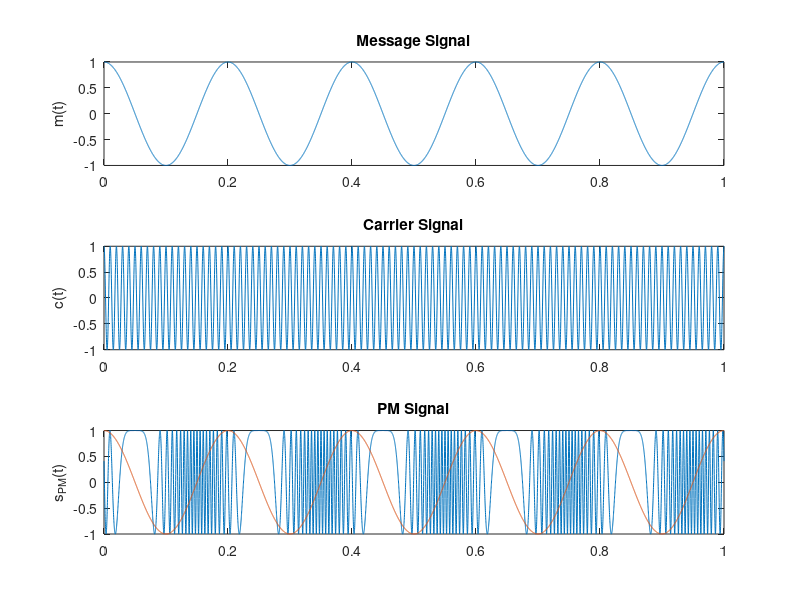
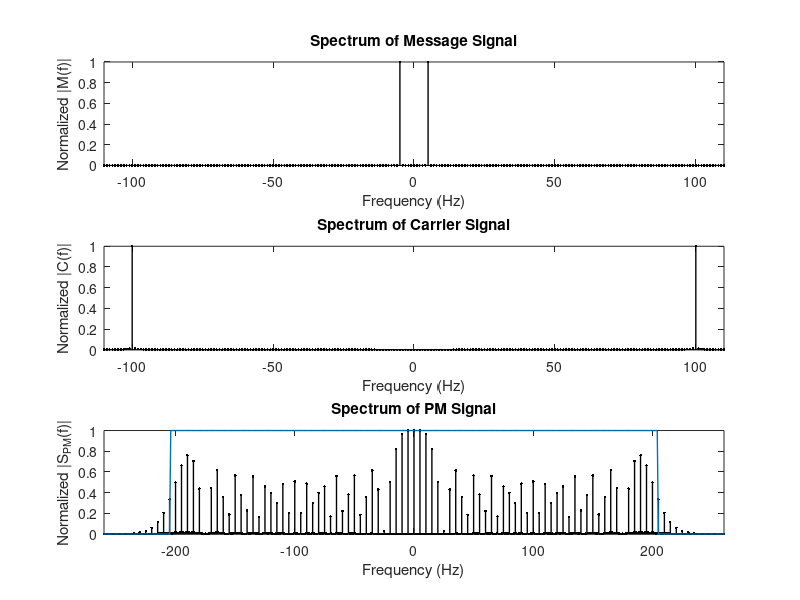

Source code (MATLAB) for these figures, in order:
clear all; close all; clc;
fs = 8000; % Sampling Frequency
fc = 100; % Carrier Frequency
Ac = 1; % Carrier Amplitude
fm = 5; % Message Frequency
Am = 1; % Message Amplitude
kp = 20; % Modulation Coefficient
%% Time Domain Analysis
t = 0:1/fs:1;
M = Am*cos(2*pi*fm*t); % Message Signal
C = Ac*cos(2*pi*fc*t); % Carrier Signal
% FM Signal
s_PM = Ac*cos(2*pi*fc*t + kp*M);
figure(1)
subplot(311);
plot(t, M); ylabel('m(t)');
title('Message Signal');
subplot(312);
plot(t, C); ylabel('c(t)');
title('Carrier Signal');
subplot(313);
plot(t, s_PM, t, M); ylabel('s_{PM}(t)');
title('PM Signal');
%% Frequency Domain Analysis
M_f = fftshift(abs(fft(M)));
f = linspace(-fs/2, fs/2, length(M_f)); % Frequency Grid
figure(2)
subplot(311);
stem(f, M_f/max(M_f), '.k', 'linewidth', 1);
xlabel('Frequency (Hz)');
ylabel('Normalized |M(f)|');
xlim([-110, 110])
title('Spectrum of Message Signal');
C_f = fftshift(abs(fft(C)));
subplot(312);
stem(f, C_f/max(C_f),'.k', 'linewidth', 1);
xlabel('Frequency (Hz)');
ylabel('Normalized |C(f)|');
xlim([-110, 110])
title('Spectrum of Carrier Signal');
S_PM_f = fftshift(abs(fft(s_PM)));
% Finding the maxima of dm(t)/dt
M_diff = zeros(1, length(t));
for i=2:length(t)
M_diff(i) = fs*(M(i-1)-M(i));
end
Ap = max(abs(M_diff));
beta = (kp*Ap/(2*pi))/fm;
BW = 2*fm*(beta+1);
BW_bound = zeros(1, length(f));
for i=1:length(f)
if(abs(f(i))< (fc + BW/2) && abs(f(i))>(fc - BW/2))
BW_bound(i)=1;
end
end
subplot(313);
stem(f, S_PM_f/max(S_PM_f),'.k', 'linewidth', 1); hold on;
plot(f, BW_bound, 'linewidth', 1)
xlabel('Frequency (Hz)');
ylabel('Normalized |S_{PM}(f)|');
xlim([-BW-50, BW+50])
title('Spectrum of PM Signal');